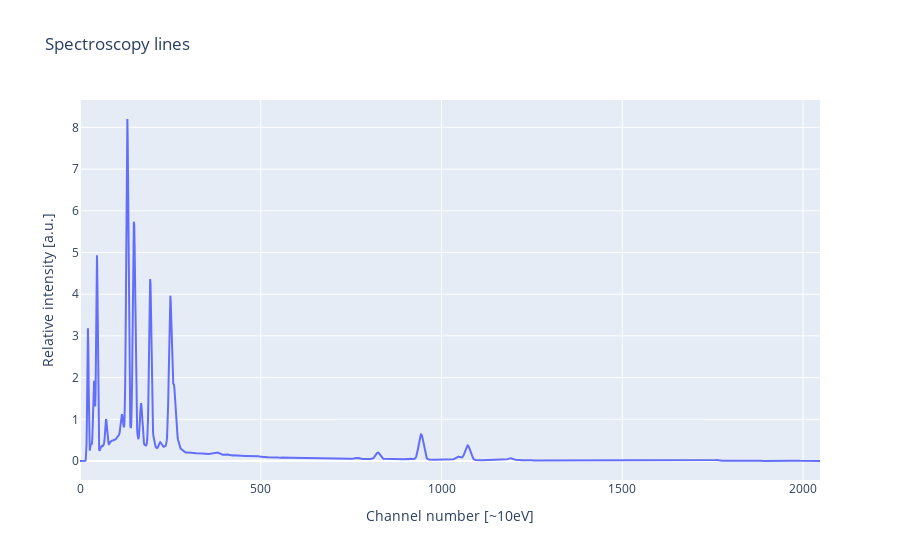

Here is the notebook cell this chart was saved with:
### Code cell
fig = plotly_plot_multiple_spectra(arrays = summed, mode='lines')
fig.show()
# fig.write_html("../plots/all_spectra_summed.html")

### Figure 1 — Plotly figure (JSON) as saved in the notebook; plotly's stock layout.template omitted (floating-point values rounded to 4 significant figures; data arrays with more than 128 entries replaced by an {"elided": "..."} marker saying what was removed)
{"data": [{"mode": "lines", "name": "Cu_10kV, Cu_30kV, Cu_5kV, Fe_30kV, GaAs_10kV, GaAs_15kV, GaAs_30kV, GaAs_5kV, Mo_10kV, Mo_15kV, Mo_30kV, Mo_5kV, NW_10kV, NW_15kV, NW_30kV, NW_5kV, Si_10kV, Si_15kV, Si_30kV, Si_5kV", "type": "scatter", "x": {"elided": "2048 int values"}, "y": {"elided": "2048 float values"}}], "layout": {"legend": {"title": {"text": "Files used"}}, "title": {"text": "Spectroscopy lines"}, "xaxis": {"title": {"text": "Channel number [~10eV]"}}, "yaxis": {"title": {"text": "Relative intensity [a.u.]"}}}}
